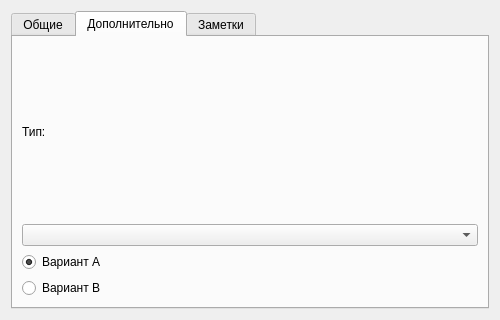
<?xml version="1.0" encoding="UTF-8"?>
<ui version="4.0"><class>Dialog</class><widget class="QDialog" name="Dialog"><property name="geometry"><rect><x>0</x><y>0</y><width>500</width><height>320</height></rect></property><property name="windowTitle"><string>#142 tabs/227_fields_three</string></property><layout class="QVBoxLayout" name="verticalLayout"><property name="leftMargin"><number>11</number></property><property name="topMargin"><number>11</number></property><property name="rightMargin"><number>11</number></property><property name="bottomMargin"><number>11</number></property><property name="spacing"><number>6</number></property><item><widget class="QTabWidget" name="tabs"><property name="currentIndex"><number>1</number></property><widget class="QWidget" name="pageGeneral"><attribute name="title"><string>Общие</string></attribute><layout class="QVBoxLayout" name="pageGeneralLayout"><property name="leftMargin"><number>9</number></property><property name="topMargin"><number>9</number></property><property name="rightMargin"><number>9</number></property><property name="bottomMargin"><number>9</number></property><property name="spacing"><number>6</number></property><item><widget class="QLabel" name="l1"><property name="text"><string>Имя:</string></property></widget></item><item><widget class="QLineEdit" name="e1"><property name="text"><string>Значение</string></property></widget></item><item><widget class="QCheckBox" name="c1"><property name="text"><string>Активно</string></property><property name="checked"><bool>true</bool></property></widget></item></layout></widget><widget class="QWidget" name="pageExtra"><attribute name="title"><string>Дополнительно</string></attribute><layout class="QVBoxLayout" name="pageExtraLayout"><property name="leftMargin"><number>9</number></property><property name="topMargin"><number>9</number></property><property name="rightMargin"><number>9</number></property><property name="bottomMargin"><number>9</number></property><property name="spacing"><number>6</number></property><item><widget class="QLabel" name="l2"><property name="text"><string>Тип:</string></property></widget></item><item><widget class="QComboBox" name="combo1"></widget></item><item><widget class="QRadioButton" name="r1"><property name="text"><string>Вариант A</string></property><property name="checked"><bool>true</bool></property></widget></item><item><widget class="QRadioButton" name="r2"><property name="text"><string>Вариант B</string></property><property name="checked"><bool>false</bool></property></widget></item></layout></widget><widget class="QWidget" name="pageNotes"><attribute name="title"><string>Заметки</string></attribute><layout class="QVBoxLayout" name="pageNotesLayout"><property name="leftMargin"><number>9</number></property><property name="topMargin"><number>9</number></property><property name="rightMargin"><number>9</number></property><property name="bottomMargin"><number>9</number></property><property name="spacing"><number>6</number></property><item><widget class="QLabel" name="l3"><property name="text"><string>Комментарий</string></property></widget></item><item><widget class="QLineEdit" name="e2"></widget></item><item><widget class="QPushButton" name="b1"><property name="text"><string>Сохранить</string></property></widget></item></layout></widget></widget></item></layout></widget></ui>
